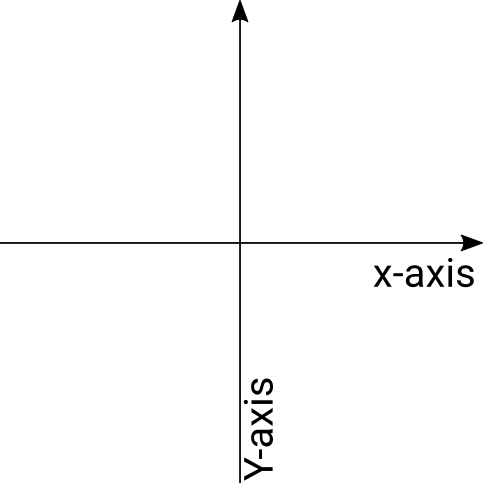
#> input picture images/reference_system.png, 483 x 483 px
$ jupyter execute numpy_example_01.ipynb
#> lines starting #> are read from the running program, lines starting #| are printed output that depends on the picture
[cell 1]
import numpy as np
import matplotlib as mpl
import matplotlib.pyplot as plt

[cell 2]
a = np.arange(9)

[cell 3]
print(a, a.shape, a.dtype)

[cell 4]
a = np.arange(9).reshape(3,3)

[cell 5]
print(a, a.shape, a.dtype)

# Memory arrangement

| ~ | 0  | 1  | 2  |
| ---- | ---- | ---- | ---- |
| 0 | 0  | 1  | 2  |
| 1 | 3  | 4  | 5  |
| 2 | 6  | 7  | 8  |

| ~ | 0  | 1  | 2  |
| ---- | ---- | ---- | ---- |
| 0 | a00  | a01  | a02  |
| 1 | a10  | a11  | a12  |
| 2 | a20  | a21  | a22  |

[cell 6]
a[0,1]

[cell 7]
a[0,2]

## 2-dimensions array

NumPy is Row- major order by default

rows <=> axis 0

columns <=> axis 1

Memory order

| 0  | 1  | 2  | 3  | 4  | 5  | 6  | 7  | 8  |
| ---- | ---- | ---- | ---- | ---- | ---- | ---- | ---- | ---- |
| a00  | a01  | a02  | a10  | a11  | a12  | a20  | a21  | a22  |

[cell 8]
a = np.arange(64).reshape(4,4,4)

[cell 9]
a

## 3-dimensions array

rows <=> axis 0

columns <=> axis 1

depth <=> axis 2

Memory order:

       [[[ 0,  1,  2,  3],[ 4,  5,  6,  7],[ 8,  9, 10, 11],[12, 13, 14, 15]],

       [[16, 17, 18, 19],[20, 21, 22, 23],[24, 25, 26, 27],[28, 29, 30, 31]],

       [[32, 33, 34, 35],[36, 37, 38, 39],[40, 41, 42, 43],[44, 45, 46, 47]],

       [[48, 49, 50, 51],[52, 53, 54, 55],[56, 57, 58, 59],[60, 61, 62, 63]]])

[cell 10]
theta = np.radians(30)
c, s = np.cos(theta), np.sin(theta)
Rx = np.array(( (1, 0, 0), (0, c, -s), (0, s, c)))
Ry = np.array(( (c, 0, s), (0, 1, 0), (-s, 0, c)))
Rz = np.array(( (c, -s, 0), (s, c, 0), (0, 0, 1)))

[cell 11]
Rx

[cell 12]
theta = np.radians(30)
c, s = np.cos(theta), np.sin(theta)
R = np.array(( (c, -s), (s, c)))
print(R)

[cell 13]
p = np.array([1,0])

[cell 14]
p2 = np.dot(R,p)

[cell 15]
p2

[cell 16]
fig, ax = plt.subplots()
plt.axis('square')
plt.scatter(p[0], p[1])
plt.scatter(p2[0], p2[1])

circle = plt.Circle((0,0), radius= 1, color='k', fill=False)
ax.add_artist(circle)

l = mpl.lines.Line2D([0,1], [0, 0])
ax.add_line(l)

l = mpl.lines.Line2D([0,p2[0]], [0, p2[1]])
ax.add_line(l)

plt.xlim(-1,1)
plt.ylim(-1,1)
plt.grid(True)
plt.show()
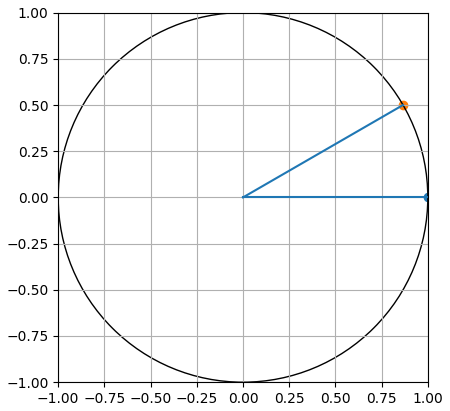
#> figure drawn by matplotlib, 1 panel

[cell 17]
from scipy.ndimage import rotate

[cell 18]
img = plt.imread('./images/reference_system.png')
#> img is the input picture: shape (483, 483, 4) float32; mean R, G, B, A 0, 0, 0, 0.0155

[cell 19]
plt.imshow(img)
plt.show()

[cell 20]
img2 = rotate(img, 90)
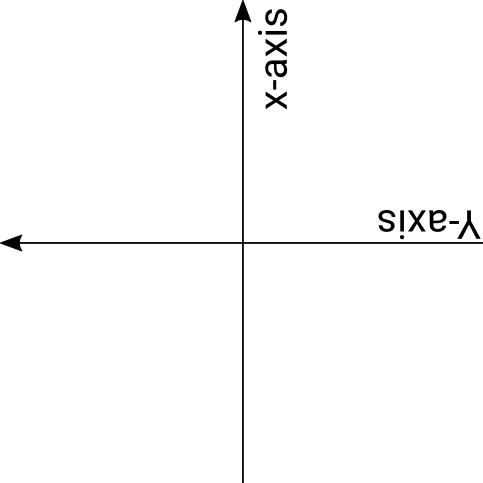
#> img2: shape (483, 483, 4) float32; mean R, G, B, A 0, 0, 0, 0.0155; transparent parts drawn white

[cell 21]
plt.imshow(img2)
plt.show()

$ run again, with images/170px-Row_and_column_major_order.png copied over images/reference_system.png
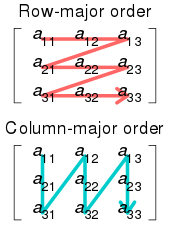
#> input picture images/170px-Row_and_column_major_order.png, 170 x 227 px
#> img is the input picture: shape (227, 170, 3) float32; mean R, G, B 0.908, 0.909, 0.909
#> `img2 = rotate(img, 90)`:
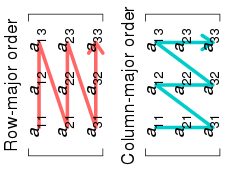
#> img2: shape (170, 227, 3) float32; mean R, G, B 0.908, 0.909, 0.909; drawn with min black and max white

$ run again, with images/400px-Biquad_filter_DF-I.png copied over images/reference_system.png
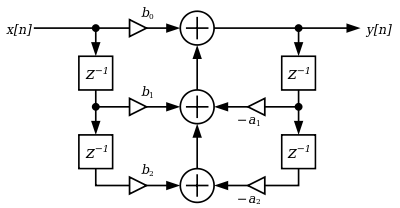
#> input picture images/400px-Biquad_filter_DF-I.png, 400 x 208 px
#> img is the input picture: shape (208, 400, 4) float32; mean R, G, B, A 0.08, 0.08, 0.08, 0.134
#> `img2 = rotate(img, 90)`:
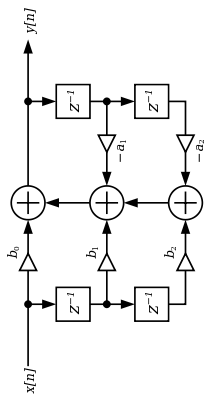
#> img2: shape (400, 208, 4) float32; mean R, G, B, A 0.08, 0.08, 0.08, 0.134; transparent parts drawn white

$ run again, with images/Countries_by_Population_in_2014.png copied over images/reference_system.png
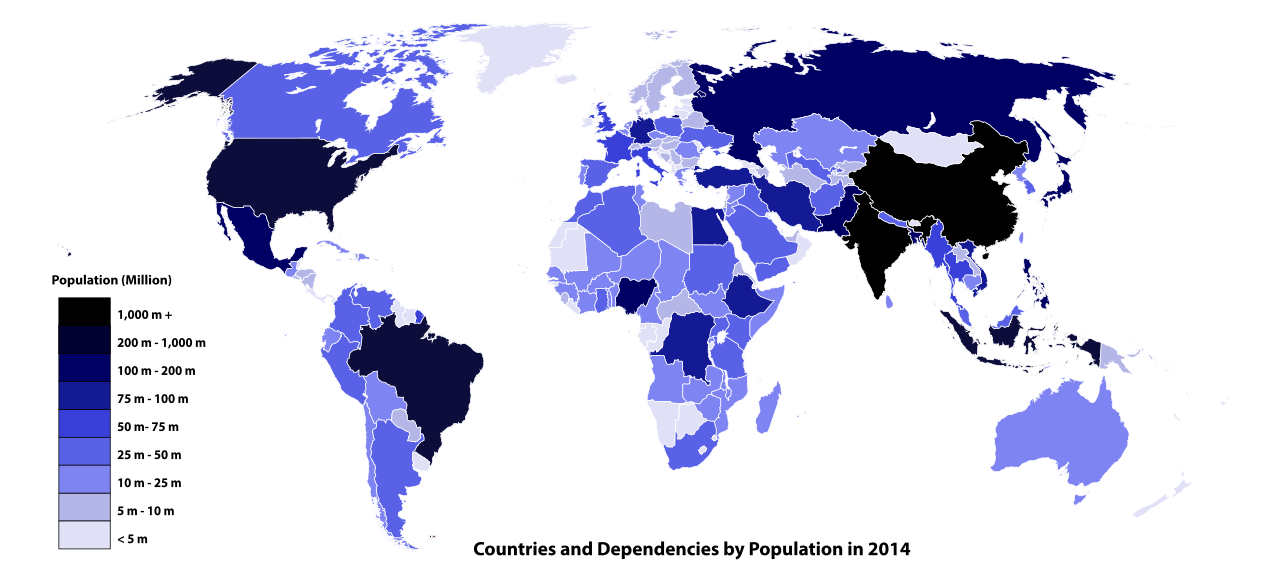
#> input picture images/Countries_by_Population_in_2014.png, 1280 x 587 px
#> img is the input picture: shape (587, 1280, 4) float32; mean R, G, B, A 0.107, 0.11, 0.191, 0.274
#> `img2 = rotate(img, 90)`:
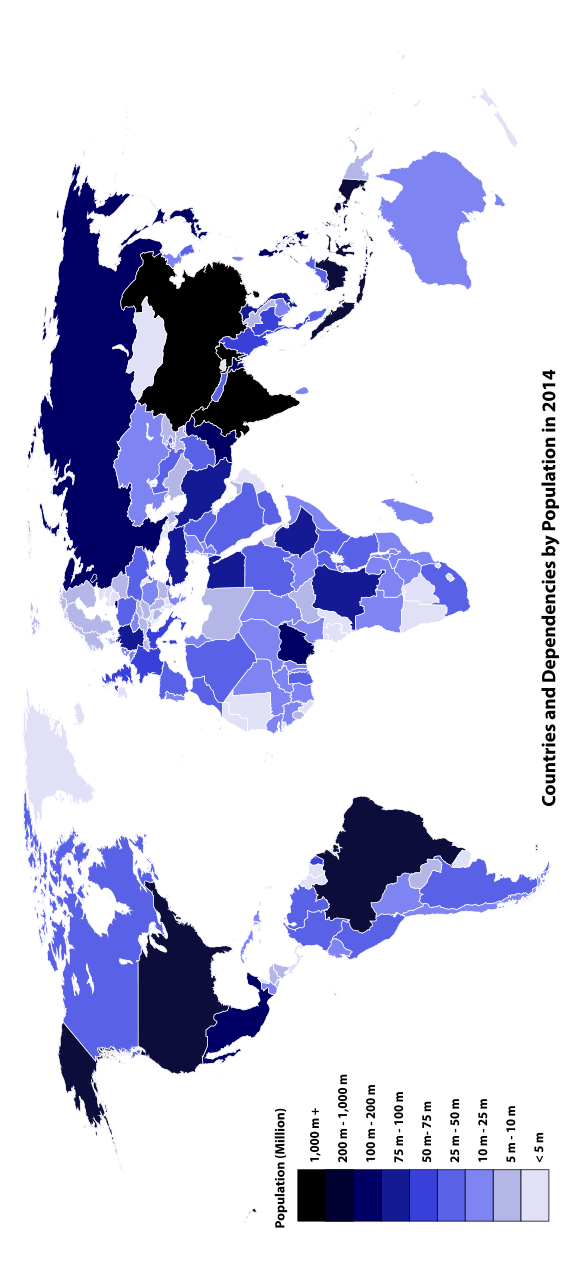
#> img2: shape (1280, 587, 4) float32; mean R, G, B, A 0.107, 0.11, 0.191, 0.274; transparent parts drawn white
